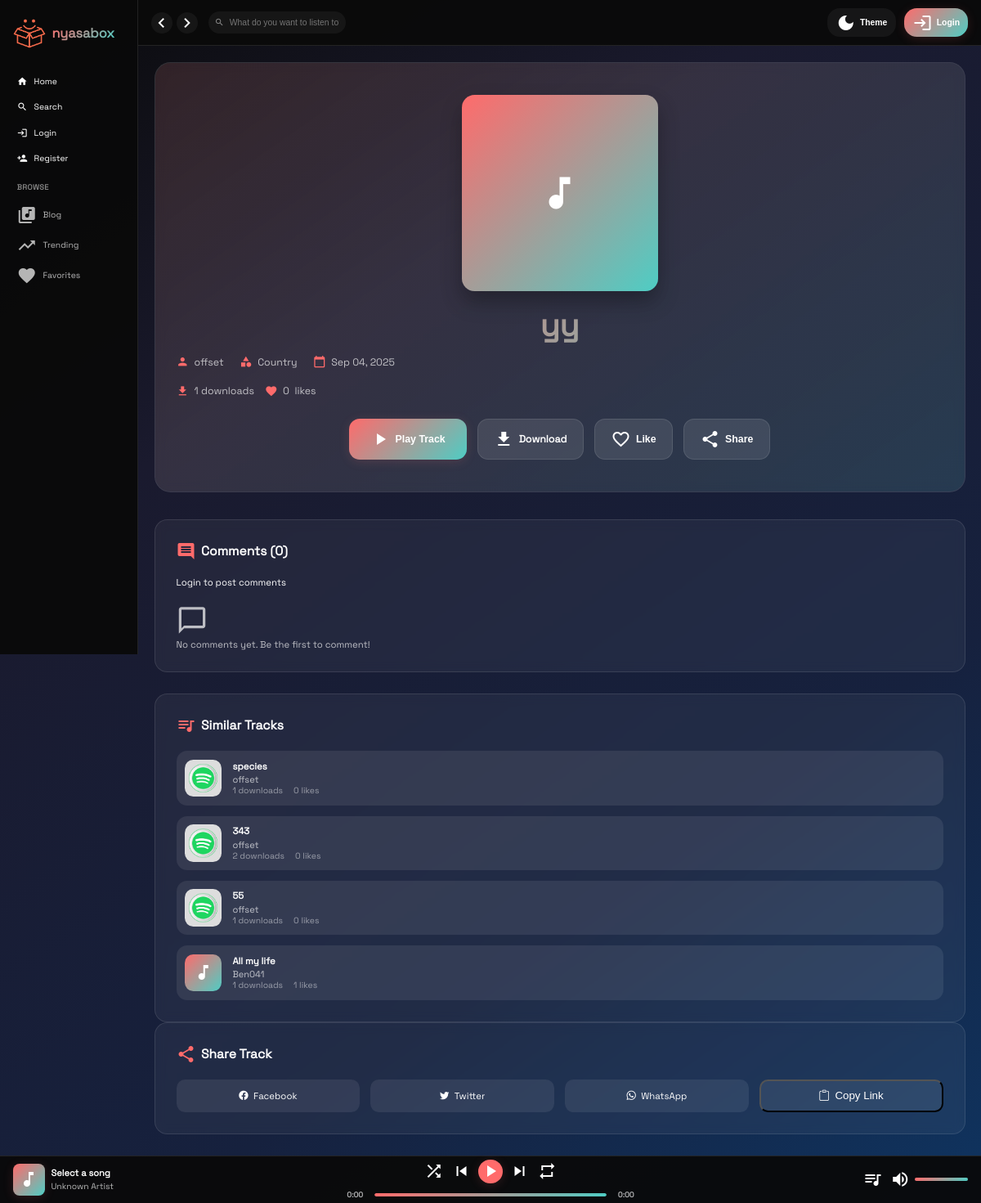
/track/yy/, run on the app's committed database.
### core/models.py (models this page shows, shortened)
class Track(models.Model):
    title = models.CharField(max_length=200)
    slug = models.SlugField(unique=True, max_length=200)
    album = models.ForeignKey(Album, on_delete=models.CASCADE, related_name='tracks', null=True, blank=True)
    artist = models.CharField(max_length=200)
    genre = models.CharField(max_length=20, choices=GENRE_CHOICES, blank=True)
    audio_file = models.FileField(upload_to='tracks/')
    duration = models.DurationField(blank=True, null=True)
    track_number = models.PositiveIntegerField(null=True, blank=True)
    uploader = models.ForeignKey(User, on_delete=models.CASCADE)
    created_at = models.DateTimeField(auto_now_add=True)
    updated_at = models.DateTimeField(auto_now=True)
    downloads = models.PositiveIntegerField(default=0)
    likes = models.ManyToManyField(User, related_name='liked_tracks', blank=True)
    class Meta:
        indexes = [
            models.Index(fields=['slug'], name='idx_track_slug'),
            models.Index(fields=['created_at'], name='idx_track_created_at'),
            models.Index(fields=['uploader'], name='idx_track_uploader'),
            models.Index(fields=['downloads'], name='idx_track_downloads'),
        ]
    def get_formatted_duration(self):
        if self.duration:
            total_seconds = int(self.duration.total_seconds())
            minutes = total_seconds // 60
            seconds = total_seconds % 60
            return f"{minutes}:{seconds:02d}"
        return "0:00"

class Album(models.Model):
    title = models.CharField(max_length=200)
    slug = models.SlugField(unique=True, max_length=200)
    artist = models.CharField(max_length=200)
    genre = models.CharField(max_length=20, choices=GENRE_CHOICES)
    release_date = models.DateField()
    cover_art = models.ImageField(upload_to='album_covers/')
    description = models.TextField(blank=True)
    uploader = models.ForeignKey(User, on_delete=models.CASCADE)
    created_at = models.DateTimeField(auto_now_add=True)
    updated_at = models.DateTimeField(auto_now=True)
    downloads = models.PositiveIntegerField(default=0)
    class Meta:
        indexes = [
            models.Index(fields=['slug'], name='idx_album_slug'),
            models.Index(fields=['created_at'], name='idx_album_created_at'),
            models.Index(fields=['uploader'], name='idx_album_uploader'),
        ]

### core/views.py (the view, shortened to what this page needs)
# urls.py: path('track/<slug:slug>/', views.track_detail, name='track_detail'),
def track_detail(request, slug):
    track = get_object_or_404(Track, slug=slug)
    comment_form = CommentForm()
    similar_tracks = Track.objects.filter(
        Q(genre=track.genre) | Q(artist=track.artist) | Q(album=track.album)
    ).exclude(id=track.id).distinct()[:5]
    context = {
        'track': track,
        'comment_form': comment_form,
        'similar_tracks': similar_tracks,
    }
    return render(request, 'track_detail.html', context)

### core/forms.py
class CommentForm(forms.ModelForm):
    class Meta:
        model = Comment
        fields = ['text']
        widgets = {
            'text': forms.Textarea(attrs={'class': 'form-control', 'rows': 3, 'placeholder': 'Add your comment...', 'required': True}),
        }

### core/templates/track_detail.html (shortened to what this page needs)
{% extends 'base.html' %}
{% load static %}
{% block content %}
<div class="track-container">
    <div class="track-hero">
        <div class="hero-content">
            <div class="track-artwork">
                {% if track.album and track.album.cover_art %}
                    <img src="{{ track.album.cover_art.url }}" alt="{{ track.title }}">
                {% else %}
                    <span class="material-icons">music_note</span>
                {% endif %}
            </div>
            <div class="track-info">
                <h1 class="track-title">{{ track.title }}</h1>
                <div class="track-meta">
                    <div class="meta-item">
                        <span class="material-icons">person</span>
                        {{ track.artist }}
                    </div>
                    <div class="meta-item">
                        <span class="material-icons">category</span>
                        {{ track.get_genre_display }}
                    </div>
                    <div class="meta-item">
                        <span class="material-icons">calendar_today</span>
                        {{ track.created_at|date:"M d, Y" }}
                    </div>
                </div>
                <div class="track-stats">
                    <div class="meta-item">
                        <span class="material-icons">download</span>
                        {{ track.downloads }} downloads
                    </div>
                    <div class="meta-item">
                        <span class="material-icons">favorite</span>
                        <span id="like-count">{{ track.likes.count }}</span> likes
                    </div>
                </div>
                <div class="track-actions">
                    <button class="action-btn primary-btn play-track-btn" onclick="playCurrentTrack()">
                        <span class="material-icons">play_arrow</span>
                        Play Track
                    </button>
                    <a href="{% url 'download_track' track.slug %}" class="action-btn secondary-btn">
                        <span class="material-icons">download</span>
                        Download
                    </a>
                    <button class="action-btn secondary-btn" id="like-button" data-track-slug="{{ track.slug }}">
                        <span class="material-icons">{% if user in track.likes.all %}favorite{% else %}favorite_border{% endif %}</span>
                        <span id="like-text">{% if user in track.likes.all %}Unlike{% else %}Like{% endif %}</span>
                    </button>
                    <button class="action-btn secondary-btn" onclick="shareTrack()">
                        <span class="material-icons">share</span>
                        Share
                    </button>
                </div>
            </div>
        </div>
    </div>
    <div class="track-content">
        <div class="content-main">
            <div class="content-section">
                <h3 class="section-title">
                    <span class="material-icons">comment</span>
                    Comments ({{ track.comments.count }})
                </h3>
                {% if user.is_authenticated %}
                <form method="post" class="comment-form">
                    {% csrf_token %}
                    {{ comment_form.text }}
                    <button type="submit" class="action-btn primary-btn" style="margin-top: 1rem;">
                        <span class="material-icons">send</span>
                        Post Comment
                    </button>
                </form>
                {% else %}
                <div class="alert-info" style="margin-bottom: 1.5rem;">
                    <a href="{% url 'login' %}?next={{ request.path }}" class="hover-link">Login</a> to post comments
                </div>
                {% endif %}
                <div class="comments-list">
                    {% for comment in track.comments.all %}
                    <div class="comment-card">
                        <div class="comment-header">
                            <div class="comment-user">
                                <img src="{{ comment.user.profile.profile_picture.url }}"
                                     alt="{{ comment.user.username }}"
                                     class="user-avatar">
                                <div class="user-info">
                                    <span class="username">{{ comment.user.username }}</span>
                                    <span class="comment-date">{{ comment.created_at|timesince }} ago</span>
                                </div>
                            </div>
                            {% if user == comment.user or user == track.uploader %}
                            <form method="post" action="{% url 'delete_comment' comment.id %}" class="d-inline">
                                {% csrf_token %}
                                <button type="submit" class="action-btn secondary-btn" style="padding: 0.5rem;">
                                    <span class="material-icons">delete</span>
                                </button>
                            </form>
                            {% endif %}
                        </div>
                        <p class="comment-text">{{ comment.text }}</p>
                    </div>
                    {% empty %}
                    <div class="text-center" style="color: var(--text-secondary);">
                        <span class="material-icons" style="font-size: 3rem;">chat_bubble_outline</span>
                        <p>No comments yet. Be the first to comment!</p>
                    </div>
                    {% endfor %}
                </div>
            </div>
        </div>
        <div class="content-sidebar">
            <div class="content-section">
                <h3 class="section-title">
                    <span class="material-icons">queue_music</span>
                    Similar Tracks
                </h3>
                <div class="similar-tracks">
                    {% for similar in similar_tracks %}
                    <a href="{% url 'track_detail' similar.slug %}" class="track-item">
                        <div class="track-thumb">
                            {% if similar.album and similar.album.cover_art %}
                                <img src="{{ similar.album.cover_art.url }}" alt="{{ similar.title }}">
                            {% else %}
                                <div style="width: 100%; height: 100%; background: var(--accent-gradient); display: flex; align-items: center; justify-content: center;">
                                    <span class="material-icons">music_note</span>
                                </div>
                            {% endif %}
                        </div>
                        <div class="track-details">
                            <div class="track-name">{{ similar.title }}</div>
                            <div class="track-artist">{{ similar.artist }}</div>
                            <div class="track-stats">
                                <span>{{ similar.downloads }} downloads</span>
                                <span>{{ similar.likes.count }} likes</span>
                            </div>
                        </div>
                    </a>
                    {% empty %}
                    <div style="text-align: center; color: var(--text-secondary);">
                        No similar tracks found
                    </div>
                    {% endfor %}
                </div>
            </div>
            <div class="content-section">
                <h3 class="section-title">
                    <span class="material-icons">share</span>
                    Share Track
                </h3>
                <div class="share-options">
                    <a href="https://www.facebook.com/sharer/sharer.php?u={{ request.build_absolute_uri|urlencode }}"
                       target="_blank" class="share-btn">
                        <i class="bi bi-facebook"></i>
                        Facebook
                    </a>
                    <a href="https://twitter.com/intent/tweet?url={{ request.build_absolute_uri|urlencode }}&text=Check out {{ track.title }} by {{ track.artist }}"
                       target="_blank" class="share-btn">
                        <i class="bi bi-twitter"></i>
                        Twitter
                    </a>
                    <a href="whatsapp://send?text=Check out {{ track.title }} by {{ track.artist }}: {{ request.build_absolute_uri }}"
                       class="share-btn">
                        <i class="bi bi-whatsapp"></i>
                        WhatsApp
                    </a>
                    <button onclick="copyShareUrl()" class="share-btn">
                        <i class="bi bi-clipboard"></i>
                        Copy Link
                    </button>
                </div>
            </div>
        </div>
    </div>
</div>
{% endblock %}

### data on the page
Track: title "yy", artist "offset", genre "Country", created_at "Sep 04, 2025", downloads "1", likes.count "0", comments.count "0"
Track: album.cover_art (picture), title "species", artist "offset", downloads "1", likes.count "0"
Track: album.cover_art (picture), title "343", artist "offset", downloads "2", likes.count "0"
Track: album.cover_art (picture), title "55", artist "offset", downloads "1", likes.count "0"
Track: title "All my life", artist "Ben041", downloads "1", likes.count "1"
